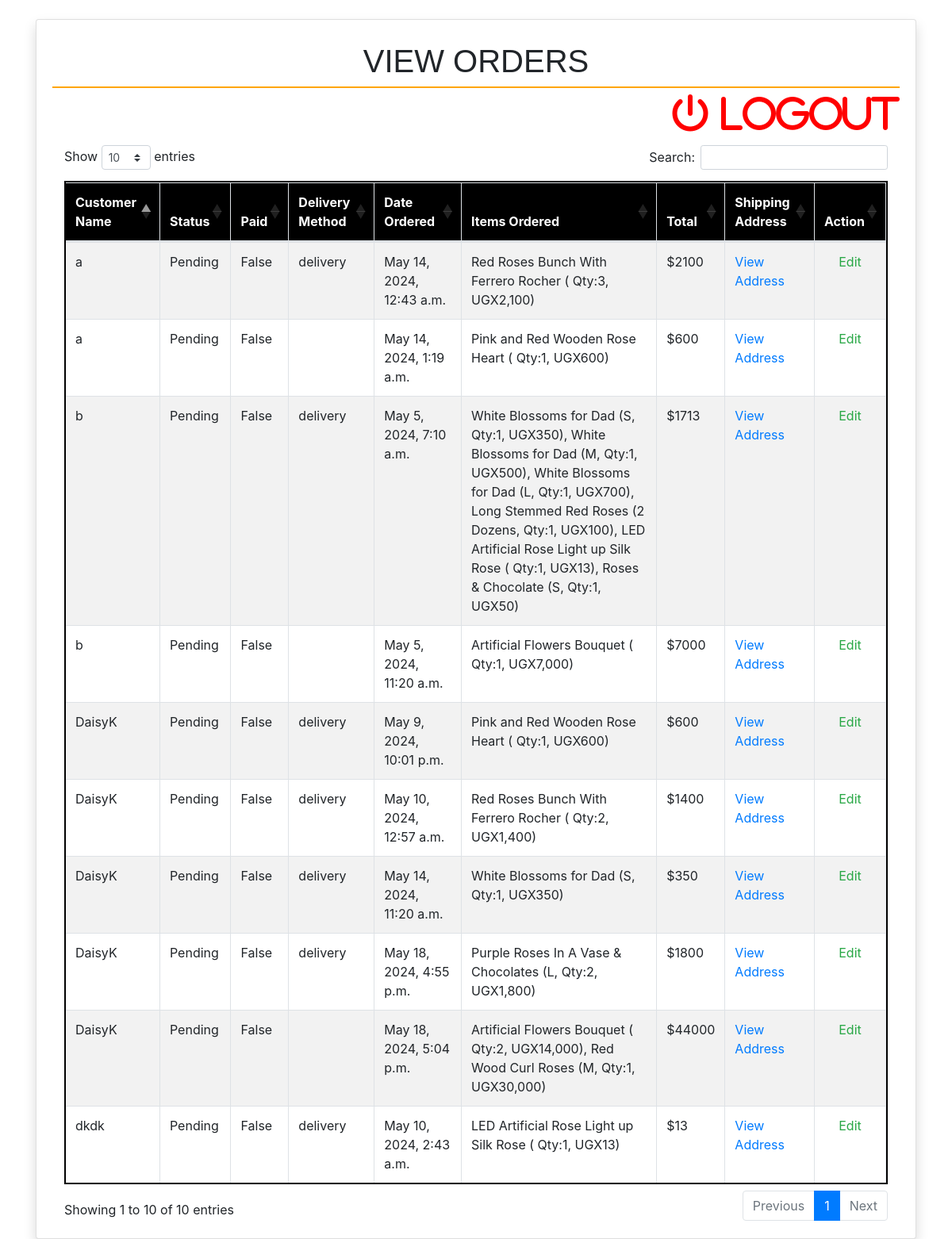
Page /driver_view_order/ on the earlier database version.
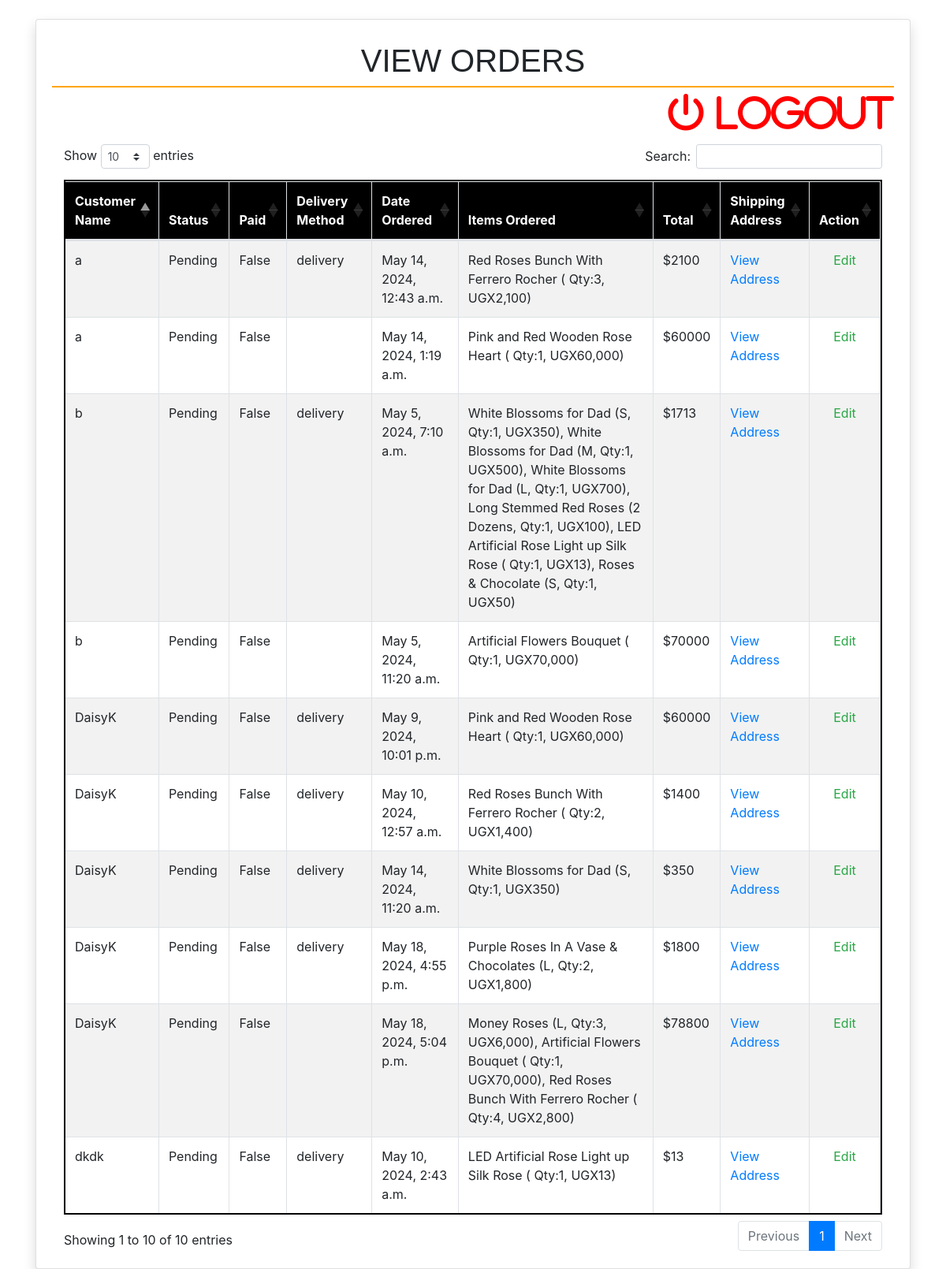
Same page on the later database version.
### order/models.py (models this page shows, shortened)
class Order(models.Model):
    PAYMENT_CHOICES = (("cash", "cash"), ("online", "online"))
    DELIVERY_CHOICES = (("delivery", "delivery"), ("carryout", "carryout"))
    transaction_id = models.UUIDField(
        primary_key=True, default=uuid.uuid4, editable=True
    )
    customer = models.ForeignKey(Customer, on_delete=models.CASCADE)
    user = models.ForeignKey(User, on_delete=models.CASCADE, null=True, blank=True)
    STATUS =(
        ('Pending','Pending'),
        ('Order Confirmed','Order Confirmed'),
        ('Out for Delivery','Out for Delivery'),
        ('Delivered','Delivered'),
    )
    status=models.CharField(max_length=50,null=True,choices=STATUS,default='Pending')
    date_ordered = models.DateTimeField(auto_now_add=True)
    date_modified = models.DateTimeField(auto_now=True)
    complete = models.BooleanField(default=False)
    date_completed = models.DateTimeField(null=True, blank=True)
    paid = models.BooleanField(default=False)
    payment_method = models.CharField(max_length=10, choices=PAYMENT_CHOICES)
    delivery_method = models.CharField(max_length=10, choices=DELIVERY_CHOICES)
    shipping = models.ForeignKey(
        "ShippingAddress", on_delete=models.SET_NULL, blank=True, null=True
    )
    pickup = models.ForeignKey(
        "PickUpDetail", on_delete=models.SET_NULL, blank=True, null=True
    )
    coupon = models.ForeignKey(
        "Coupon", on_delete=models.SET_NULL, blank=True, null=True
    )
    email = models.EmailField(max_length=70, null=True, blank=True)
    phone = models.CharField(max_length=20, null=True, blank=True)
    @property
    def get_cart_subtotal(self):
        order_items = self.orderitem_set.all()
        total = sum([item.get_total for item in order_items])
        return total
    get_cart_subtotal.fget.short_description = "Subtotal"
    @property
    def get_cart_total(self):
        total = self.get_cart_subtotal
        if self.coupon:
            total = total - self.get_coupon_value
        return total
    get_cart_total.fget.short_description = "Total"
    @property
    def get_cart_items(self):
        order_items = self.orderitem_set.all()
        total = sum([item.quantity for item in order_items])
        return total
    get_cart_items.fget.short_description = "# Items"
    @property
    def display_items(self):
        order_items = self.orderitem_set.all()
        ticker, l = 1, len(order_items)
        product_titles = str()
        for item in order_items:
            add_comma = ", " if l > 1 and ticker != l else ""
            total_price = "{:,.0f}".format(item.get_total)  #Added Format the total price with commas
            if item.variation:
                product_title = f"""{item.product.name}
                ({item.variation.get_size},
                Qty:{item.quantity}, UGX{total_price}){add_comma}"""
            else:
                product_title = f"""{item.product.name}
                ( Qty:{item.quantity}, UGX{total_price}){add_comma}"""
            product_titles += product_title
            ticker += 1
        return product_titles
    @property
    def get_coupon_value(self):
        if self.coupon:
            if self.coupon.discount_type == "Percent":
                coupon_value = round(
                    self.get_cart_subtotal * self.coupon.discount_amount / 100, 2
                )
            else:
                coupon_value = self.coupon.discount_amount
        else:
            coupon_value = None
        return coupon_value
    get_coupon_value.fget.short_description = "Coupon"

class OrderItem(models.Model):
    product = models.ForeignKey(Product, on_delete=models.CASCADE)
    order = models.ForeignKey(Order, on_delete=models.CASCADE)
    variation = models.ForeignKey(
        ProductVariant, on_delete=models.SET_NULL, blank=True, null=True
    )
    quantity = models.IntegerField(default=0)
    date_added = models.DateTimeField(auto_now_add=True)
    @property
    def get_total(self):
        if self.product.has_variants:
            total = self.variation.price * self.quantity
        else:
            total = self.product.price * self.quantity
        return total
    get_total.fget.short_description = "Total"
    def image_tag(self):
        return mark_safe(
            f'<img src="{self.product.image.url}" width="100" height="100" />'
        )
    image_tag.short_description = "Image"

### store/models.py (models this page shows, shortened)
class Product(models.Model):
    id = models.UUIDField(primary_key=True, default=uuid.uuid4, editable=False)
    name = models.CharField(max_length=100)
    price = models.DecimalField(max_digits=15, decimal_places=0, blank=True, null=True)
    desc = models.TextField(max_length=500, blank=True, null=True)
    image = models.ImageField(blank=True, upload_to="images")
    created_at = models.DateField(auto_now_add=True)
    updated_at = models.DateField(auto_now=True)
    product_category = models.ForeignKey(
        "Category", on_delete=models.CASCADE, null=True, blank=True
    )
    class Meta:
        ordering = ("product_category",)
    def image_tag(self):  # pragma: no cover
        if self.image:
            return mark_safe(f'<img src="{self.image.url}" width="100" height="100" />')
    image_tag.short_description = "Image"
    @property
    def has_variants(self):
        if self.productvariant_set.count() > 0:
            return True
        else:
            return False

class ProductVariant(models.Model):
    title = models.CharField(max_length=100, blank=True, null=True)
    product = models.ForeignKey(Product, on_delete=models.CASCADE)
    size = models.ForeignKey(Size, on_delete=models.CASCADE)
    price = models.DecimalField(max_digits=15, decimal_places=0)
    @property
    def get_size(self):
        return str(self.size)

class Size(models.Model):
    name = models.CharField(max_length=20, blank=True, null=True, unique=True)
    def __str__(self):
        return self.name

### users/models.py (models this page shows)
class Customer(models.Model):
    user = models.OneToOneField("User", null=True, blank=True, on_delete=models.CASCADE)
    device = models.CharField(max_length=200, null=True, blank=True)
    created_at = models.DateTimeField(auto_now_add=True)
    def __str__(self):
        return self.user.username if self.user else self.device

class User(AbstractUser):
    email = models.EmailField(unique=True)
    phone = models.CharField(max_length=15, null=True, blank=True)
    REQUIRED_FIELDS = [
        "email",
        "phone"
    ]

### custom_admin/views.py (the view)
# urls.py: path('driver_view_order/', driver_view_orders, name='driver_view_orders'),
def driver_view_orders(request):
    orders = Order.objects.all()
    context = {'orders': orders}
    return render(request, 'admin/driver_view_order.html', context)

### store/context_processors.py (called while the page is built)
def get_cart_quantity(request):
    if request.user.is_authenticated:
        try:
            customer = request.user.customer
        except:
            number_of_items = 0
    else:
        try:
            customer, created = Customer.objects.get_or_create(
                device=request.COOKIES["device"]
            )
        except:
            number_of_items = 0
    try:
        customer_order = Order.objects.filter(customer=customer, complete=False)[0]
        number_of_items = customer_order.get_cart_items
    except:
        number_of_items = 0
    return {"cart_quantity": number_of_items}

### templates/admin/driver_view_order.html (shortened to what this page needs)
{% extends 'admin/driver_base.html' %}
{% block content %}
<div class="card shadow">
    <div class="card-body">
        <h1 class="p-2 text-center" style="border-bottom: 2px solid orange; font-family: 'Georgia', sans-serif; font-size: 2.5em; text-transform: uppercase;">
            View Orders</h1>
        <div class="text-right mb-3">
            <a href="{% url 'users:logout' %}" class="fa fa-power-off" style="font-size:48px;color:red"></i></i> Logout
            </a>
        </div>
        <div class="container">
            <div class="table-responsive">
                <table class="table table-bordered table-striped" style="border: 2px solid black;" id="example">
                    <thead style="background-color: black; color: white;">
                        <tr>
                            <th>Customer Name</th>
                            <th>Status</th>
                            <th>Paid</th>
                            <th>Delivery Method</th>
                            <th>Date Ordered</th>
                            <th>Items Ordered</th>
                            <th>Total</th>
                            <th>Shipping Address</th>
                            <th class="text-center">Action</th>
                        </tr>
                    </thead>
                    <tbody>
                        {% for order in orders %}
                            <tr>
                                <td>{{ order.customer }}</td>
                                <td>{{ order.status|default:"Pending" }}</td>
                                <td>{{ order.paid }}</td>
                                <td>{{ order.delivery_method }}</td>
                                <td>{{ order.date_ordered }}</td>
                                <td>{{ order.display_items }}</td>
                                <td>${{ order.get_cart_total }}</td>
                                <td><a href="{% url 'driver_view_shipping_address' order.transaction_id %}">View Address</a></td>
                                <td class="text-center">
                                    <a href="{% url 'driver_edit_order' order.transaction_id %}" class="text-success">Edit</a>
                                </td>
                            </tr>
                        {% endfor %}
                    </tbody>
                </table>
            </div>
        </div>
    </div>
</div>
<link rel="stylesheet" href="https://cdnjs.cloudflare.com/ajax/libs/font-awesome/6.0.0/css/all.min.css">
<link rel="stylesheet" href="https://stackpath.bootstrapcdn.com/bootstrap/4.3.1/css/bootstrap.min.css">
<link rel="stylesheet" type="text/css" href="https://cdn.datatables.net/1.10.24/css/dataTables.bootstrap4.min.css">
{% endblock %}

Differences in the rows shown:
changed through a linked row, Order: display_items "Artificial Flowers Bouquet ( Qty:1, UGX7,000)" → "Artificial Flowers Bouquet ( Qty:1, UGX70,000)"; get_cart_total "7000" → "70000"
changed through a linked row, Order "May 9, 2024, 10:01 p.m.": display_items "Pink and Red Wooden Rose Heart ( Qty:1, UGX600)" → "Pink and Red Wooden Rose Heart ( Qty:1, UGX60,000)"; get_cart_total "600" → "60000"
changed through a linked row, Order "May 14, 2024, 1:19 a.m.": display_items "Pink and Red Wooden Rose Heart ( Qty:1, UGX600)" → "Pink and Red Wooden Rose Heart ( Qty:1, UGX60,000)"; get_cart_total "600" → "60000"
changed Order: display_items "Artificial Flowers Bouquet ( Qty:2, UGX14,000), Red Wood Curl Roses (M, Qty:1, UGX30,000)" → "Money Roses (L, Qty:3, UGX6,000), Artificial Flowers Bouquet ( Qty:1, UGX70,000), Red Roses Bunch With Ferrero Rocher ( Qty:4, UGX2,800)"; get_cart_total "44000" → "78800"
